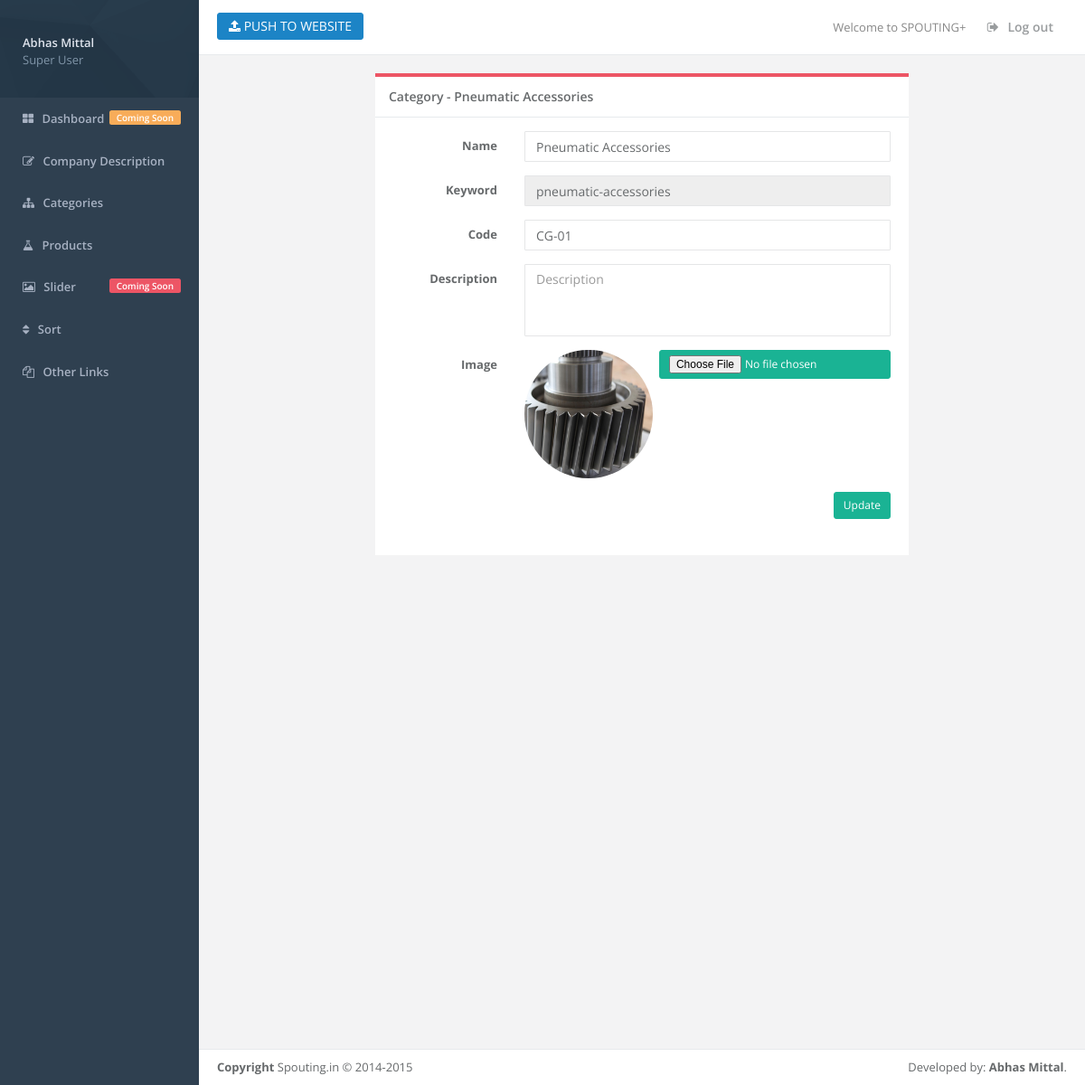
The page /categories/edit.php?id=1 (signed in) on the database its author committed.
### tables this page shows
CREATE TABLE IF NOT EXISTS `category` (
  `id` int(11) NOT NULL AUTO_INCREMENT,
  `name` varchar(255) NOT NULL,
  `code` varchar(10) NOT NULL,
  `keyword` varchar(255) NOT NULL,
  `description` text NOT NULL,
  `products` int(11) NOT NULL,
  `image` varchar(100) NOT NULL,
  `ord_no` int(11) NOT NULL,
  PRIMARY KEY (`id`),
  UNIQUE KEY `code` (`code`)
);

### categories/edit.php (the view, shortened to what this page needs)
<?php
require_once('../partials/header.php');
$category = false;
if(isset($_GET['id'])){
    $query = mysql_query("SELECT * FROM category WHERE id='$_GET[id]'");
    $category = mysql_fetch_assoc($query);
}
?>
<div class="col-lg-8 col-lg-offset-2 m-b">
    <div class="ibox float-e-margins">
        <div class="ibox-title">
            <?php
            if ($category) {
                echo "<h5>Category - ".$category['name']."</h5>";
            } else{
                echo "<h5>Create New Category</h5>";
            }
            ?>
        </div>
        <div class="ibox-content">
        <?php
        if ($category) {
            echo '<form class="form-horizontal" action="edit.php?id='.$category['id'].'" method="POST" enctype="multipart/form-data">';
        } else{
            echo '<form class="form-horizontal" action="edit.php" method="POST" enctype="multipart/form-data">';
        }
        ?>
            <form class="form-horizontal" action="edit.php?id=<?php echo $category['id']; ?>" method="POST" enctype="multipart/form-data">
                <div class="form-group">
                	<label class="col-lg-3 control-label">Name</label>
                    <div class="col-lg-9">
                    	<input type="text" placeholder="Category Name" name="name" value="<?php echo $category['name']; ?>" class="form-control">
                    </div>
                </div>
                <div class="form-group">
                	<label class="col-lg-3 control-label">Keyword</label>
                    <div class="col-lg-9">
                    	<input type="text" placeholder="Keyword" name="keyword" value="<?php echo $category['keyword']; ?>" class="form-control" <?php if($category){echo 'disabled';} ?>>
                    </div>
                </div>
                <div class="form-group">
                	<label class="col-lg-3 control-label">Code</label>
                    <div class="col-lg-9">
                    	<input type="text" placeholder="Code" name="code" value="<?php echo $category['code']; ?>" class="form-control">
                    </div>
                </div>
                <div class="form-group">
                	<label class="col-lg-3 control-label">Description</label>
                    <div class="col-lg-9">
                    	<textarea placeholder="Description" name="description" class="form-control"><?php echo $category['description']; ?></textarea>
                    </div>
                </div>
				<div class="form-group">
                	<label class="col-lg-3 control-label">Image</label>
                    <div class="col-lg-9">
                    	<img alt="image" class="img-circle img-circle-product img-responsive" src="../static/images/categories/<?php echo $category['image'];?>">
                    <?php
                    if ($category) {
                        echo '<input type="file" name="image" value="Change Image" class="btn btn-sm btn-primary pull-right" />';
                    } else{
                        echo '<input type="file" name="image" value="Add Image" class="btn btn-sm btn-primary pull-right" />';
                    }
                    ?>
                    </div>
                </div>
                <div class="form-group">
                    <div class="col-lg-offset-2 col-lg-10">
                    <?php
                    if ($category) {
                        echo '<input type="submit" name="update" value="Update" class="btn btn-sm btn-primary pull-right" />';
                    } else{
                        echo '<input type="submit" name="add" value="Add" class="btn btn-sm btn-primary pull-right" />';
                    }
                    ?>
                    </div>
                </div>
            </form>
        </div>
    </div>
</div>
<?php
require_once('../partials/footer.php');
?>

### static/main.css (style rules this page uses)
html, body, #wrapper, #page-wrapper { height: 100%; }
.ibox-title { border-color: #ed5565; }
textarea { resize: none; }
textarea.form-control { height: 80px; }
.img-circle-product { width: 35%; display: inline; }

### rows shown on the page
category: name "Pneumatic Accessories", keyword "pneumatic-accessories", code "CG-01", image (picture)

### other values the page prints
$user['name'] "Abhas Mittal"
$user['role'] "Super User"
